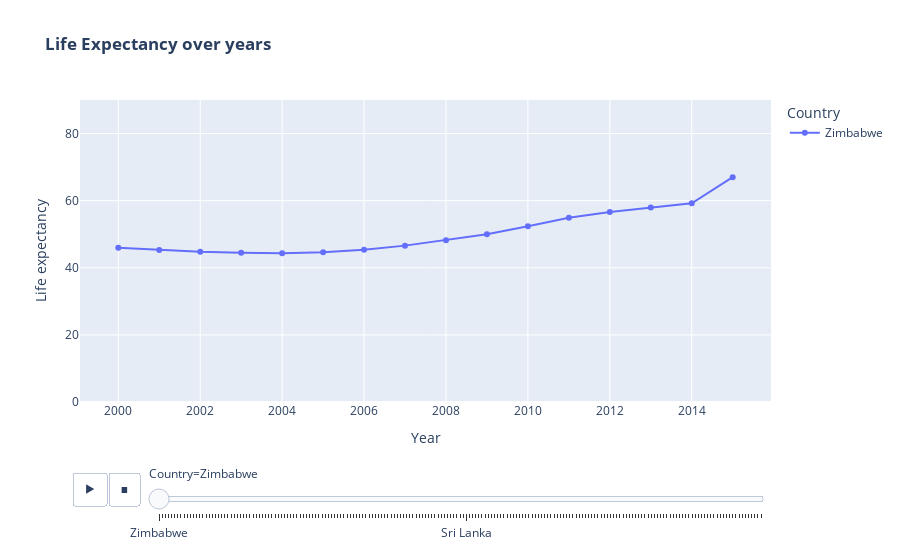

Here is the notebook cell this chart was saved with:
### Code cell
import plotly.express as px

fig=px.line(df2.sort_values(by='Year'),x='Year',y='Life expectancy',animation_frame='Country',animation_group='Year',color='Country',markers=True,template='plotly',title='<b>Life Expectancy over years',range_y=[0,90])
fig.show()
